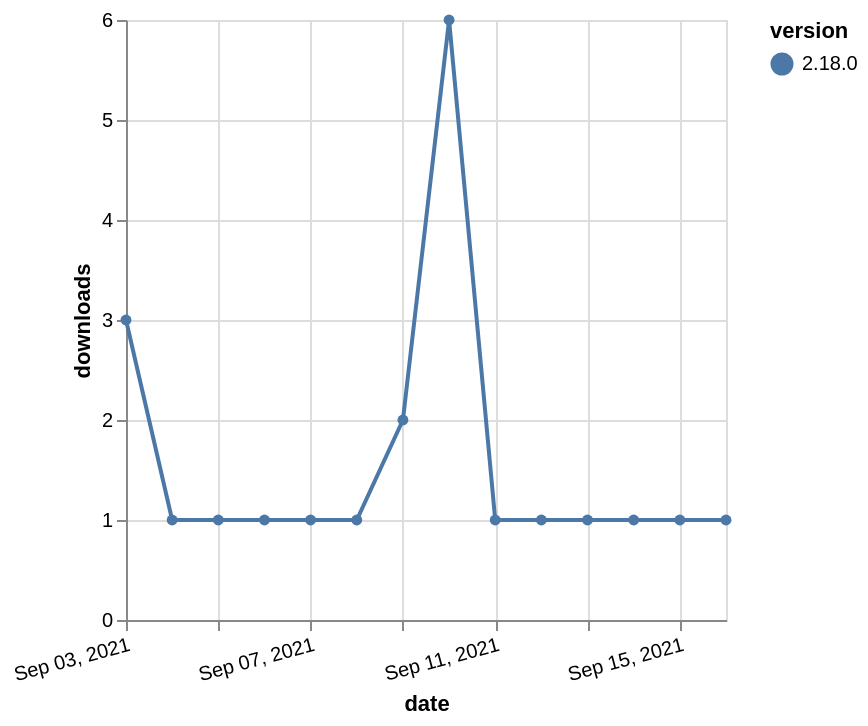

The Vega-Lite source for this figure:
### Vega-Lite specification from a JSON file in a GitHub repository (floating-point values rounded to 4 significant figures)
{"$schema": "https://vega.github.io/schema/vega-lite/v5.json", "description": "A simple bar chart with embedded data.", "data": {"values": [{"date": "2021-09-03", "total": 511, "delta": 3, "version": "2.18.0"}, {"date": "2021-09-04", "total": 512, "delta": 1, "version": "2.18.0"}, {"date": "2021-09-05", "total": 513, "delta": 1, "version": "2.18.0"}, {"date": "2021-09-06", "total": 514, "delta": 1, "version": "2.18.0"}, {"date": "2021-09-07", "total": 515, "delta": 1, "version": "2.18.0"}, {"date": "2021-09-08", "total": 516, "delta": 1, "version": "2.18.0"}, {"date": "2021-09-09", "total": 518, "delta": 2, "version": "2.18.0"}, {"date": "2021-09-10", "total": 524, "delta": 6, "version": "2.18.0"}, {"date": "2021-09-11", "total": 525, "delta": 1, "version": "2.18.0"}, {"date": "2021-09-12", "total": 526, "delta": 1, "version": "2.18.0"}, {"date": "2021-09-13", "total": 527, "delta": 1, "version": "2.18.0"}, {"date": "2021-09-14", "total": 528, "delta": 1, "version": "2.18.0"}, {"date": "2021-09-15", "total": 529, "delta": 1, "version": "2.18.0"}, {"date": "2021-09-16", "total": 530, "delta": 1, "version": "2.18.0"}]}, "width": "container", "mark": {"type": "line", "point": {"filled": true}}, "encoding": {"x": {"field": "date", "type": "temporal", "timeUnit": "yearmonthdate", "title": "date", "axis": {"labelAngle": -15}}, "y": {"field": "delta", "type": "quantitative", "title": "downloads"}, "color": {"field": "version", "type": "nominal"}, "tooltip": {"field": "delta"}}}
